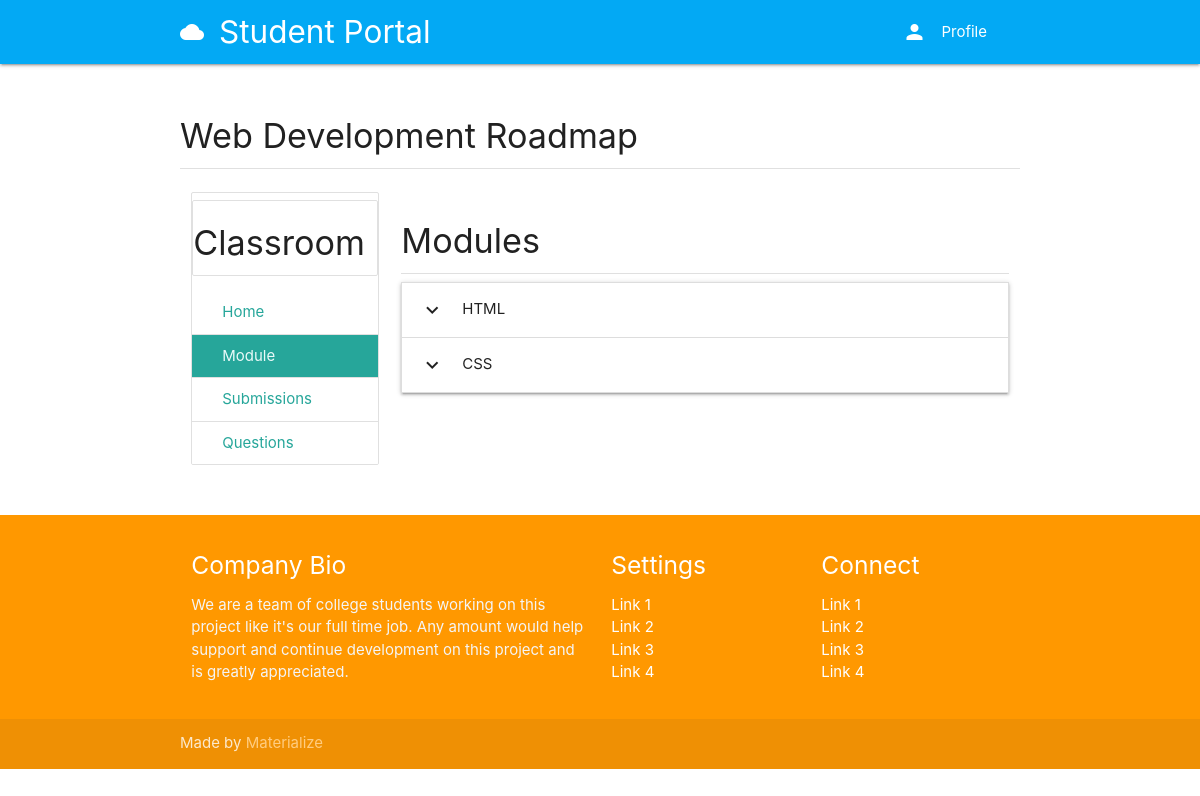
Before: /course/67ff0d4c-8493-4ec7-ad43-91e64e4634ac/modules with the older database file.
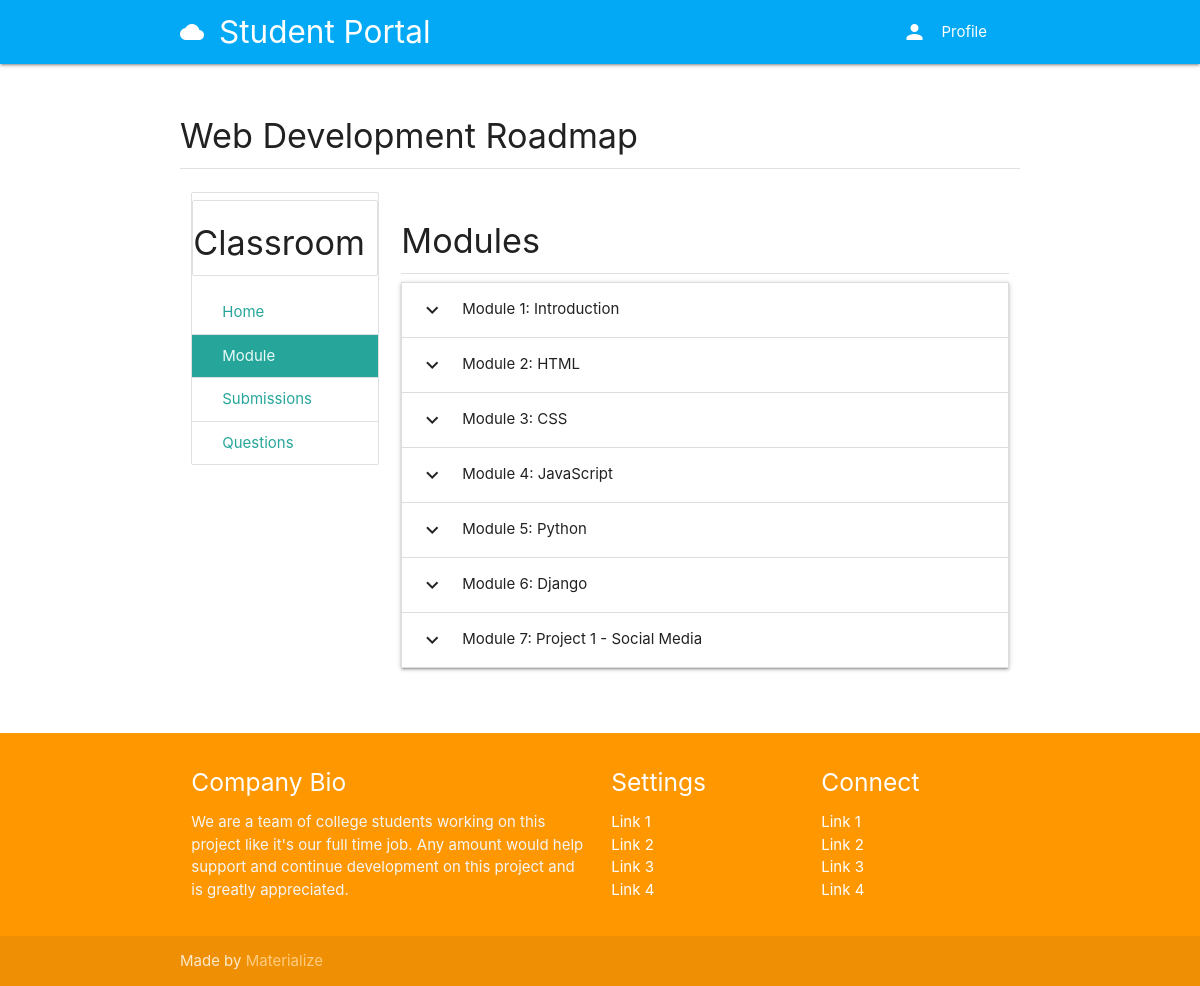
After: the same page with the newer database file.
### classroom/models.py (models this page shows, shortened)
class Course(models.Model):
    id = models.UUIDField(primary_key=True, default=uuid.uuid4, editable=False)
    picture = models.ImageField(upload_to=user_directory_path)
    title = models.CharField(max_length=200)
    description = models.CharField(max_length=300)
    category = models.ForeignKey(Category, on_delete=models.CASCADE)
    syllabus = RichTextField()
    user = models.ForeignKey(User, on_delete=models.CASCADE, related_name='Course_Owner')
    enrolled = models.ManyToManyField(User, related_name='Enrolled_User')
    modules = models.ManyToManyField(Module, related_name='Course_Modules')

### module/models.py (models this page shows, shortened)
class Module(models.Model):
    title = models.CharField(max_length=150)
    user = models.ForeignKey(User, on_delete=models.CASCADE, related_name='Module_Owner')
    hours = models.PositiveIntegerField()

### module/views.py (the view)
# urls.py: path('<course_id>/modules', course_modules, name='course_modules'),
def course_modules(request, course_id):
    user = request.user
    course = get_object_or_404(Course, id=course_id)
    teacher_mode = False
    if user == course.user:
        teacher_mode = True
    context = {
        'teacher_mode': teacher_mode,
        'course': course,
    }
    template = loader.get_template('module/modules.html')
    return HttpResponse(template.render(context, request))

### authy/views.py (called while the page is built)
def side_nav_info(request):
	user = request.user
	nav_profile = None
	if user.is_authenticated:
		nav_profile = Profile.objects.get(user=user)
	return {'nav_profile': nav_profile}

### student_portal/templates/module/modules.html (shortened to what this page needs)
{% extends 'base.html' %}
{% load static %}
{% block content %}
<div class="section">
  <h4>{{ course.title }}</h4>
  <div class="divider"></div>
</div>
<div class="row">
  <div class="col s3">
    <ul class="collection with-header">
      <li class="collection header"><h4>Classroom</h4></li>
      <a href="{% url 'course_details' course.id %}" class="collection-item">Home</a>
      <a href="{% url 'course_modules' course.id %}" class="collection-item active">Module</a>
      <a href="#" class="collection-item">Submissions</a>
      <a href="#" class="collection-item">Questions</a>
    </ul>
  </div>
  <div class="col s9">
    <div class="section">
      <h4>Modules</h4>
      <div class="divider"></div>
      <ul class="collapsible">
        {% for module in course.modules.all %}
        <li>
          <div class="collapsible-header"><i class="material-icons">expand_more</i>{{ module.title }}</div>
        </li>
        {% endfor %}
      </ul>
    </div>
  </div>
</div>
{% endblock %}

### student_portal/templates/base.html (shortened to what this page needs)
{% load static %}
<!DOCTYPE html>
<html lang="en">
<head>
  <link href="{% static 'css/materialize.css' %}" type="text/css" rel="stylesheet" media="screen,projection"/>
  <link href="{% static 'css/style.css' %}" type="text/css" rel="stylesheet" media="screen,projection"/>
</head>
<body>
  <nav class="light-blue" role="navigation">
    <div class="nav-wrapper container">
      <a href="{% url 'index' %}" class="brand-logo"><i class="material-icons">cloud</i>Student Portal</a>
      <ul class="right hide-on-med-and-down">
        <li><a href="#" data-target="slide-out" class="sidenav-trigger show-on-large"><i class="material-icons left">person</i>Profile</a></li>
      </ul>
    </div>
  </nav>
  <div class="container">
    <div class="section">
      {% block content %}
      {% endblock %}
    </div>
  </div>
  <footer class="page-footer orange">
    <div class="container">
      <div class="row">
        <div class="col l6 s12">
          <h5 class="white-text">Company Bio</h5>
          <p class="grey-text text-lighten-4">We are a team of college students working on this project like it's our full time job. Any amount would help support and continue development on this project and is greatly appreciated.</p>
        </div>
        <div class="col l3 s12">
          <h5 class="white-text">Settings</h5>
          <ul>
            <li><a class="white-text" href="#!">Link 1</a></li>
            <li><a class="white-text" href="#!">Link 2</a></li>
            <li><a class="white-text" href="#!">Link 3</a></li>
            <li><a class="white-text" href="#!">Link 4</a></li>
          </ul>
        </div>
        <div class="col l3 s12">
          <h5 class="white-text">Connect</h5>
          <ul>
            <li><a class="white-text" href="#!">Link 1</a></li>
            <li><a class="white-text" href="#!">Link 2</a></li>
            <li><a class="white-text" href="#!">Link 3</a></li>
            <li><a class="white-text" href="#!">Link 4</a></li>
          </ul>
        </div>
      </div>
    </div>
    <div class="footer-copyright">
      <div class="container">
      Made by <a class="orange-text text-lighten-3" href="http://materializecss.com">Materialize</a>
      </div>
    </div>
  </footer>
  </body>
</html>

Changed rows visible on the page:
changed Module: title "HTML" → "Module 1: Introduction"
changed Module: title "CSS" → "Module 2: HTML"
added Module: title "Module 3: CSS"
added Module: title "Module 4: JavaScript"
added Module: title "Module 5: Python"
added Module: title "Module 6: Django"
added Module: title "Module 7: Project 1 - Social Media"
